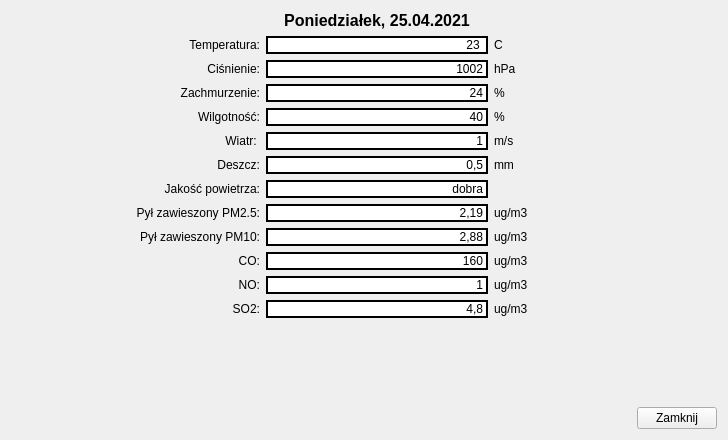
<?xml version="1.0" encoding="UTF-8"?>
<ui version="4.0">
 <class>InfoWindow</class>
 <widget class="QWidget" name="InfoWindow">
  <property name="enabled">
   <bool>true</bool>
  </property>
  <property name="geometry">
   <rect>
    <x>0</x>
    <y>0</y>
    <width>728</width>
    <height>440</height>
   </rect>
  </property>
  <property name="windowTitle">
   <string>Form</string>
  </property>
  <property name="autoFillBackground">
   <bool>false</bool>
  </property>
  <layout class="QHBoxLayout" name="horizontalLayout_2">
   <item>
    <layout class="QVBoxLayout" name="verticalLayout_3">
     <item>
      <widget class="QLabel" name="_pLabel_Map">
       <property name="text">
        <string/>
       </property>
       <property name="pixmap">
        <pixmap resource="../res/app-images.qrc">:/maps/img/mapa.png</pixmap>
       </property>
      </widget>
     </item>
     <item>
      <spacer name="verticalSpacer_2">
       <property name="orientation">
        <enum>Qt::Vertical</enum>
       </property>
       <property name="sizeHint" stdset="0">
        <size>
         <width>20</width>
         <height>40</height>
        </size>
       </property>
      </spacer>
     </item>
    </layout>
   </item>
   <item>
    <layout class="QVBoxLayout" name="verticalLayout">
     <item>
      <widget class="QLabel" name="_pLabel_Data">
       <property name="font">
        <font>
         <pointsize>12</pointsize>
         <weight>75</weight>
         <bold>true</bold>
        </font>
       </property>
       <property name="text">
        <string>Poniedziałek, 25.04.2021</string>
       </property>
       <property name="alignment">
        <set>Qt::AlignCenter</set>
       </property>
      </widget>
     </item>
     <item>
      <layout class="QGridLayout" name="gridLayout">
       <item row="0" column="0">
        <widget class="QLabel" name="_pLabel_Temp">
         <property name="text">
          <string>Temperatura:</string>
         </property>
         <property name="alignment">
          <set>Qt::AlignRight|Qt::AlignTrailing|Qt::AlignVCenter</set>
         </property>
        </widget>
       </item>
       <item row="0" column="1">
        <widget class="QLabel" name="_pLabel_Temp_2">
         <property name="palette">
          <palette>
           <active>
            <colorrole role="Base">
             <brush brushstyle="SolidPattern">
              <color alpha="255">
               <red>255</red>
               <green>255</green>
               <blue>255</blue>
              </color>
             </brush>
            </colorrole>
            <colorrole role="Window">
             <brush brushstyle="SolidPattern">
              <color alpha="255">
               <red>255</red>
               <green>255</green>
               <blue>255</blue>
              </color>
             </brush>
            </colorrole>
           </active>
           <inactive>
            <colorrole role="Base">
             <brush brushstyle="SolidPattern">
              <color alpha="255">
               <red>255</red>
               <green>255</green>
               <blue>255</blue>
              </color>
             </brush>
            </colorrole>
            <colorrole role="Window">
             <brush brushstyle="SolidPattern">
              <color alpha="255">
               <red>255</red>
               <green>255</green>
               <blue>255</blue>
              </color>
             </brush>
            </colorrole>
           </inactive>
           <disabled>
            <colorrole role="Base">
             <brush brushstyle="SolidPattern">
              <color alpha="255">
               <red>255</red>
               <green>255</green>
               <blue>255</blue>
              </color>
             </brush>
            </colorrole>
            <colorrole role="Window">
             <brush brushstyle="SolidPattern">
              <color alpha="255">
               <red>255</red>
               <green>255</green>
               <blue>255</blue>
              </color>
             </brush>
            </colorrole>
           </disabled>
          </palette>
         </property>
         <property name="autoFillBackground">
          <bool>true</bool>
         </property>
         <property name="frameShape">
          <enum>QFrame::WinPanel</enum>
         </property>
         <property name="text">
          <string>23 </string>
         </property>
         <property name="alignment">
          <set>Qt::AlignRight|Qt::AlignTrailing|Qt::AlignVCenter</set>
         </property>
        </widget>
       </item>
       <item row="0" column="2">
        <widget class="QLabel" name="_pLabel_Temp_3">
         <property name="text">
          <string>C</string>
         </property>
        </widget>
       </item>
       <item row="1" column="0">
        <widget class="QLabel" name="_pLabel_Pressure">
         <property name="text">
          <string>Ciśnienie:</string>
         </property>
         <property name="alignment">
          <set>Qt::AlignRight|Qt::AlignTrailing|Qt::AlignVCenter</set>
         </property>
        </widget>
       </item>
       <item row="1" column="1">
        <widget class="QLabel" name="_pLabel_Pressure_2">
         <property name="palette">
          <palette>
           <active>
            <colorrole role="Base">
             <brush brushstyle="SolidPattern">
              <color alpha="255">
               <red>255</red>
               <green>255</green>
               <blue>255</blue>
              </color>
             </brush>
            </colorrole>
            <colorrole role="Window">
             <brush brushstyle="SolidPattern">
              <color alpha="255">
               <red>255</red>
               <green>255</green>
               <blue>255</blue>
              </color>
             </brush>
            </colorrole>
           </active>
           <inactive>
            <colorrole role="Base">
             <brush brushstyle="SolidPattern">
              <color alpha="255">
               <red>255</red>
               <green>255</green>
               <blue>255</blue>
              </color>
             </brush>
            </colorrole>
            <colorrole role="Window">
             <brush brushstyle="SolidPattern">
              <color alpha="255">
               <red>255</red>
               <green>255</green>
               <blue>255</blue>
              </color>
             </brush>
            </colorrole>
           </inactive>
           <disabled>
            <colorrole role="Base">
             <brush brushstyle="SolidPattern">
              <color alpha="255">
               <red>255</red>
               <green>255</green>
               <blue>255</blue>
              </color>
             </brush>
            </colorrole>
            <colorrole role="Window">
             <brush brushstyle="SolidPattern">
              <color alpha="255">
               <red>255</red>
               <green>255</green>
               <blue>255</blue>
              </color>
             </brush>
            </colorrole>
           </disabled>
          </palette>
         </property>
         <property name="autoFillBackground">
          <bool>true</bool>
         </property>
         <property name="frameShape">
          <enum>QFrame::WinPanel</enum>
         </property>
         <property name="text">
          <string>1002</string>
         </property>
         <property name="alignment">
          <set>Qt::AlignRight|Qt::AlignTrailing|Qt::AlignVCenter</set>
         </property>
        </widget>
       </item>
       <item row="1" column="2">
        <widget class="QLabel" name="_pLabel_Pressure_3">
         <property name="text">
          <string>hPa</string>
         </property>
        </widget>
       </item>
       <item row="2" column="0">
        <widget class="QLabel" name="_pLabel_Clouds">
         <property name="text">
          <string>Zachmurzenie:</string>
         </property>
         <property name="alignment">
          <set>Qt::AlignRight|Qt::AlignTrailing|Qt::AlignVCenter</set>
         </property>
        </widget>
       </item>
       <item row="2" column="1">
        <widget class="QLabel" name="_pLabel_Clouds_2">
         <property name="palette">
          <palette>
           <active>
            <colorrole role="Base">
             <brush brushstyle="SolidPattern">
              <color alpha="255">
               <red>255</red>
               <green>255</green>
               <blue>255</blue>
              </color>
             </brush>
            </colorrole>
            <colorrole role="Window">
             <brush brushstyle="SolidPattern">
              <color alpha="255">
               <red>255</red>
               <green>255</green>
               <blue>255</blue>
              </color>
             </brush>
            </colorrole>
           </active>
           <inactive>
            <colorrole role="Base">
             <brush brushstyle="SolidPattern">
              <color alpha="255">
               <red>255</red>
               <green>255</green>
               <blue>255</blue>
              </color>
             </brush>
            </colorrole>
            <colorrole role="Window">
             <brush brushstyle="SolidPattern">
              <color alpha="255">
               <red>255</red>
               <green>255</green>
               <blue>255</blue>
              </color>
             </brush>
            </colorrole>
           </inactive>
           <disabled>
            <colorrole role="Base">
             <brush brushstyle="SolidPattern">
              <color alpha="255">
               <red>255</red>
               <green>255</green>
               <blue>255</blue>
              </color>
             </brush>
            </colorrole>
            <colorrole role="Window">
             <brush brushstyle="SolidPattern">
              <color alpha="255">
               <red>255</red>
               <green>255</green>
               <blue>255</blue>
              </color>
             </brush>
            </colorrole>
           </disabled>
          </palette>
         </property>
         <property name="autoFillBackground">
          <bool>true</bool>
         </property>
         <property name="frameShape">
          <enum>QFrame::WinPanel</enum>
         </property>
         <property name="text">
          <string>24</string>
         </property>
         <property name="alignment">
          <set>Qt::AlignRight|Qt::AlignTrailing|Qt::AlignVCenter</set>
         </property>
        </widget>
       </item>
       <item row="2" column="2">
        <widget class="QLabel" name="_pLabel_Clouds_3">
         <property name="text">
          <string>%</string>
         </property>
        </widget>
       </item>
       <item row="3" column="0">
        <widget class="QLabel" name="_pLabel_Humidity">
         <property name="text">
          <string>Wilgotność:</string>
         </property>
         <property name="alignment">
          <set>Qt::AlignRight|Qt::AlignTrailing|Qt::AlignVCenter</set>
         </property>
        </widget>
       </item>
       <item row="3" column="1">
        <widget class="QLabel" name="_pLabel_Humidity_2">
         <property name="palette">
          <palette>
           <active>
            <colorrole role="Base">
             <brush brushstyle="SolidPattern">
              <color alpha="255">
               <red>255</red>
               <green>255</green>
               <blue>255</blue>
              </color>
             </brush>
            </colorrole>
            <colorrole role="Window">
             <brush brushstyle="SolidPattern">
              <color alpha="255">
               <red>255</red>
               <green>255</green>
               <blue>255</blue>
              </color>
             </brush>
            </colorrole>
           </active>
           <inactive>
            <colorrole role="Base">
             <brush brushstyle="SolidPattern">
              <color alpha="255">
               <red>255</red>
               <green>255</green>
               <blue>255</blue>
              </color>
             </brush>
            </colorrole>
            <colorrole role="Window">
             <brush brushstyle="SolidPattern">
              <color alpha="255">
               <red>255</red>
               <green>255</green>
               <blue>255</blue>
              </color>
             </brush>
            </colorrole>
           </inactive>
           <disabled>
            <colorrole role="Base">
             <brush brushstyle="SolidPattern">
              <color alpha="255">
               <red>255</red>
               <green>255</green>
               <blue>255</blue>
              </color>
             </brush>
            </colorrole>
            <colorrole role="Window">
             <brush brushstyle="SolidPattern">
              <color alpha="255">
               <red>255</red>
               <green>255</green>
               <blue>255</blue>
              </color>
             </brush>
            </colorrole>
           </disabled>
          </palette>
         </property>
         <property name="autoFillBackground">
          <bool>true</bool>
         </property>
         <property name="frameShape">
          <enum>QFrame::WinPanel</enum>
         </property>
         <property name="text">
          <string>40</string>
         </property>
         <property name="alignment">
          <set>Qt::AlignRight|Qt::AlignTrailing|Qt::AlignVCenter</set>
         </property>
        </widget>
       </item>
       <item row="3" column="2">
        <widget class="QLabel" name="_pLabel_Humidity_3">
         <property name="text">
          <string>%</string>
         </property>
        </widget>
       </item>
       <item row="4" column="0">
        <widget class="QLabel" name="_pLabel_Wind">
         <property name="text">
          <string>Wiatr: </string>
         </property>
         <property name="alignment">
          <set>Qt::AlignRight|Qt::AlignTrailing|Qt::AlignVCenter</set>
         </property>
        </widget>
       </item>
       <item row="4" column="1">
        <widget class="QLabel" name="_pLabel_Wind_2">
         <property name="palette">
          <palette>
           <active>
            <colorrole role="Base">
             <brush brushstyle="SolidPattern">
              <color alpha="255">
               <red>255</red>
               <green>255</green>
               <blue>255</blue>
              </color>
             </brush>
            </colorrole>
            <colorrole role="Window">
             <brush brushstyle="SolidPattern">
              <color alpha="255">
               <red>255</red>
               <green>255</green>
               <blue>255</blue>
              </color>
             </brush>
            </colorrole>
           </active>
           <inactive>
            <colorrole role="Base">
             <brush brushstyle="SolidPattern">
              <color alpha="255">
               <red>255</red>
               <green>255</green>
               <blue>255</blue>
              </color>
             </brush>
            </colorrole>
            <colorrole role="Window">
             <brush brushstyle="SolidPattern">
              <color alpha="255">
               <red>255</red>
               <green>255</green>
               <blue>255</blue>
              </color>
             </brush>
            </colorrole>
           </inactive>
           <disabled>
            <colorrole role="Base">
             <brush brushstyle="SolidPattern">
              <color alpha="255">
               <red>255</red>
               <green>255</green>
               <blue>255</blue>
              </color>
             </brush>
            </colorrole>
            <colorrole role="Window">
             <brush brushstyle="SolidPattern">
              <color alpha="255">
               <red>255</red>
               <green>255</green>
               <blue>255</blue>
              </color>
             </brush>
            </colorrole>
           </disabled>
          </palette>
         </property>
         <property name="autoFillBackground">
          <bool>true</bool>
         </property>
         <property name="frameShape">
          <enum>QFrame::WinPanel</enum>
         </property>
         <property name="text">
          <string>1</string>
         </property>
         <property name="alignment">
          <set>Qt::AlignRight|Qt::AlignTrailing|Qt::AlignVCenter</set>
         </property>
        </widget>
       </item>
       <item row="4" column="2">
        <widget class="QLabel" name="_pLabel_Wind_3">
         <property name="text">
          <string>m/s</string>
         </property>
        </widget>
       </item>
       <item row="5" column="0">
        <widget class="QLabel" name="_pLabel_Rain">
         <property name="text">
          <string>Deszcz:</string>
         </property>
         <property name="alignment">
          <set>Qt::AlignRight|Qt::AlignTrailing|Qt::AlignVCenter</set>
         </property>
        </widget>
       </item>
       <item row="5" column="1">
        <widget class="QLabel" name="_pLabel_Rain_2">
         <property name="palette">
          <palette>
           <active>
            <colorrole role="Base">
             <brush brushstyle="SolidPattern">
              <color alpha="255">
               <red>255</red>
               <green>255</green>
               <blue>255</blue>
              </color>
             </brush>
            </colorrole>
            <colorrole role="Window">
             <brush brushstyle="SolidPattern">
              <color alpha="255">
               <red>255</red>
               <green>255</green>
               <blue>255</blue>
              </color>
             </brush>
            </colorrole>
           </active>
           <inactive>
            <colorrole role="Base">
             <brush brushstyle="SolidPattern">
              <color alpha="255">
               <red>255</red>
               <green>255</green>
               <blue>255</blue>
              </color>
             </brush>
            </colorrole>
            <colorrole role="Window">
             <brush brushstyle="SolidPattern">
              <color alpha="255">
               <red>255</red>
               <green>255</green>
               <blue>255</blue>
              </color>
             </brush>
            </colorrole>
           </inactive>
           <disabled>
            <colorrole role="Base">
             <brush brushstyle="SolidPattern">
              <color alpha="255">
               <red>255</red>
               <green>255</green>
               <blue>255</blue>
              </color>
             </brush>
            </colorrole>
            <colorrole role="Window">
             <brush brushstyle="SolidPattern">
              <color alpha="255">
               <red>255</red>
               <green>255</green>
               <blue>255</blue>
              </color>
             </brush>
            </colorrole>
           </disabled>
          </palette>
         </property>
         <property name="autoFillBackground">
          <bool>true</bool>
         </property>
         <property name="frameShape">
          <enum>QFrame::WinPanel</enum>
         </property>
         <property name="text">
          <string>0,5</string>
         </property>
         <property name="alignment">
          <set>Qt::AlignRight|Qt::AlignTrailing|Qt::AlignVCenter</set>
         </property>
        </widget>
       </item>
       <item row="5" column="2">
        <widget class="QLabel" name="_pLabel_Rain_3">
         <property name="text">
          <string>mm</string>
         </property>
        </widget>
       </item>
       <item row="6" column="0">
        <widget class="QLabel" name="_pLabel_AirQuality">
         <property name="text">
          <string>Jakość powietrza:</string>
         </property>
         <property name="alignment">
          <set>Qt::AlignRight|Qt::AlignTrailing|Qt::AlignVCenter</set>
         </property>
        </widget>
       </item>
       <item row="6" column="1">
        <widget class="QLabel" name="_pLabel_AirQuality_2">
         <property name="palette">
          <palette>
           <active>
            <colorrole role="Base">
             <brush brushstyle="SolidPattern">
              <color alpha="255">
               <red>255</red>
               <green>255</green>
               <blue>255</blue>
              </color>
             </brush>
            </colorrole>
            <colorrole role="Window">
             <brush brushstyle="SolidPattern">
              <color alpha="255">
               <red>255</red>
               <green>255</green>
               <blue>255</blue>
              </color>
             </brush>
            </colorrole>
           </active>
           <inactive>
            <colorrole role="Base">
             <brush brushstyle="SolidPattern">
              <color alpha="255">
               <red>255</red>
               <green>255</green>
               <blue>255</blue>
              </color>
             </brush>
            </colorrole>
            <colorrole role="Window">
             <brush brushstyle="SolidPattern">
              <color alpha="255">
               <red>255</red>
               <green>255</green>
               <blue>255</blue>
              </color>
             </brush>
            </colorrole>
           </inactive>
           <disabled>
            <colorrole role="Base">
             <brush brushstyle="SolidPattern">
              <color alpha="255">
               <red>255</red>
               <green>255</green>
               <blue>255</blue>
              </color>
             </brush>
            </colorrole>
            <colorrole role="Window">
             <brush brushstyle="SolidPattern">
              <color alpha="255">
               <red>255</red>
               <green>255</green>
               <blue>255</blue>
              </color>
             </brush>
            </colorrole>
           </disabled>
          </palette>
         </property>
         <property name="autoFillBackground">
          <bool>true</bool>
         </property>
         <property name="frameShape">
          <enum>QFrame::WinPanel</enum>
         </property>
         <property name="text">
          <string>dobra</string>
         </property>
         <property name="alignment">
          <set>Qt::AlignRight|Qt::AlignTrailing|Qt::AlignVCenter</set>
         </property>
        </widget>
       </item>
       <item row="7" column="0">
        <widget class="QLabel" name="_pLabel_PM25">
         <property name="text">
          <string>Pył zawieszony PM2.5:</string>
         </property>
         <property name="alignment">
          <set>Qt::AlignRight|Qt::AlignTrailing|Qt::AlignVCenter</set>
         </property>
        </widget>
       </item>
       <item row="7" column="1">
        <widget class="QLabel" name="_pLabel_PM25_2">
         <property name="palette">
          <palette>
           <active>
            <colorrole role="Base">
             <brush brushstyle="SolidPattern">
              <color alpha="255">
               <red>255</red>
               <green>255</green>
               <blue>255</blue>
              </color>
             </brush>
            </colorrole>
            <colorrole role="Window">
             <brush brushstyle="SolidPattern">
              <color alpha="255">
               <red>255</red>
               <green>255</green>
               <blue>255</blue>
              </color>
             </brush>
            </colorrole>
           </active>
           <inactive>
            <colorrole role="Base">
             <brush brushstyle="SolidPattern">
              <color alpha="255">
               <red>255</red>
               <green>255</green>
               <blue>255</blue>
              </color>
             </brush>
            </colorrole>
            <colorrole role="Window">
             <brush brushstyle="SolidPattern">
              <color alpha="255">
               <red>255</red>
               <green>255</green>
               <blue>255</blue>
              </color>
             </brush>
            </colorrole>
           </inactive>
           <disabled>
            <colorrole role="Base">
             <brush brushstyle="SolidPattern">
              <color alpha="255">
               <red>255</red>
               <green>255</green>
               <blue>255</blue>
              </color>
             </brush>
            </colorrole>
            <colorrole role="Window">
             <brush brushstyle="SolidPattern">
              <color alpha="255">
               <red>255</red>
               <green>255</green>
               <blue>255</blue>
              </color>
             </brush>
            </colorrole>
           </disabled>
          </palette>
         </property>
         <property name="autoFillBackground">
          <bool>true</bool>
         </property>
         <property name="frameShape">
          <enum>QFrame::WinPanel</enum>
         </property>
         <property name="text">
          <string>2,19</string>
         </property>
         <property name="alignment">
          <set>Qt::AlignRight|Qt::AlignTrailing|Qt::AlignVCenter</set>
         </property>
        </widget>
       </item>
       <item row="7" column="2">
        <widget class="QLabel" name="_pLabel_PM25_3">
         <property name="text">
          <string>ug/m3</string>
         </property>
        </widget>
       </item>
       <item row="8" column="0">
        <widget class="QLabel" name="_pLabel_PM10">
         <property name="text">
          <string>Pył zawieszony PM10:</string>
         </property>
         <property name="alignment">
          <set>Qt::AlignRight|Qt::AlignTrailing|Qt::AlignVCenter</set>
         </property>
        </widget>
       </item>
       <item row="8" column="1">
        <widget class="QLabel" name="_pLabel_PM10_2">
         <property name="palette">
          <palette>
           <active>
            <colorrole role="Base">
             <brush brushstyle="SolidPattern">
              <color alpha="255">
               <red>255</red>
               <green>255</green>
               <blue>255</blue>
              </color>
             </brush>
            </colorrole>
            <colorrole role="Window">
             <brush brushstyle="SolidPattern">
              <color alpha="255">
               <red>255</red>
               <green>255</green>
               <blue>255</blue>
              </color>
             </brush>
            </colorrole>
           </active>
           <inactive>
            <colorrole role="Base">
             <brush brushstyle="SolidPattern">
              <color alpha="255">
               <red>255</red>
               <green>255</green>
               <blue>255</blue>
              </color>
             </brush>
            </colorrole>
            <colorrole role="Window">
             <brush brushstyle="SolidPattern">
              <color alpha="255">
               <red>255</red>
               <green>255</green>
               <blue>255</blue>
              </color>
             </brush>
            </colorrole>
           </inactive>
           <disabled>
            <colorrole role="Base">
             <brush brushstyle="SolidPattern">
              <color alpha="255">
               <red>255</red>
               <green>255</green>
               <blue>255</blue>
              </color>
             </brush>
            </colorrole>
            <colorrole role="Window">
             <brush brushstyle="SolidPattern">
              <color alpha="255">
               <red>255</red>
               <green>255</green>
               <blue>255</blue>
              </color>
             </brush>
            </colorrole>
           </disabled>
          </palette>
         </property>
         <property name="autoFillBackground">
          <bool>true</bool>
         </property>
         <property name="frameShape">
          <enum>QFrame::WinPanel</enum>
         </property>
         <property name="text">
          <string>2,88</string>
         </property>
         <property name="alignment">
          <set>Qt::AlignRight|Qt::AlignTrailing|Qt::AlignVCenter</set>
         </property>
        </widget>
       </item>
       <item row="8" column="2">
        <widget class="QLabel" name="_pLabel_PM10_3">
         <property name="text">
          <string>ug/m3</string>
         </property>
        </widget>
       </item>
       <item row="9" column="0">
        <widget class="QLabel" name="_pLabel_CO">
         <property name="text">
          <string>CO:</string>
         </property>
         <property name="alignment">
          <set>Qt::AlignRight|Qt::AlignTrailing|Qt::AlignVCenter</set>
         </property>
        </widget>
       </item>
       <item row="9" column="1">
        <widget class="QLabel" name="_pLabel_CO_2">
         <property name="palette">
          <palette>
           <active>
            <colorrole role="Base">
             <brush brushstyle="SolidPattern">
              <color alpha="255">
               <red>255</red>
               <green>255</green>
               <blue>255</blue>
              </color>
             </brush>
            </colorrole>
            <colorrole role="Window">
             <brush brushstyle="SolidPattern">
              <color alpha="255">
               <red>255</red>
               <green>255</green>
               <blue>255</blue>
              </color>
             </brush>
            </colorrole>
           </active>
           <inactive>
            <colorrole role="Base">
             <brush brushstyle="SolidPattern">
              <color alpha="255">
               <red>255</red>
               <green>255</green>
               <blue>255</blue>
              </color>
             </brush>
            </colorrole>
            <colorrole role="Window">
             <brush brushstyle="SolidPattern">
              <color alpha="255">
               <red>255</red>
               <green>255</green>
               <blue>255</blue>
              </color>
             </brush>
            </colorrole>
           </inactive>
           <disabled>
            <colorrole role="Base">
             <brush brushstyle="SolidPattern">
              <color alpha="255">
               <red>255</red>
               <green>255</green>
               <blue>255</blue>
              </color>
             </brush>
            </colorrole>
            <colorrole role="Window">
             <brush brushstyle="SolidPattern">
              <color alpha="255">
               <red>255</red>
               <green>255</green>
               <blue>255</blue>
              </color>
             </brush>
            </colorrole>
           </disabled>
          </palette>
         </property>
         <property name="autoFillBackground">
          <bool>true</bool>
         </property>
         <property name="frameShape">
          <enum>QFrame::WinPanel</enum>
         </property>
         <property name="text">
          <string>160</string>
         </property>
         <property name="alignment">
          <set>Qt::AlignRight|Qt::AlignTrailing|Qt::AlignVCenter</set>
         </property>
        </widget>
       </item>
       <item row="9" column="2">
        <widget class="QLabel" name="_pLabel_CO_3">
         <property name="text">
          <string>ug/m3</string>
         </property>
        </widget>
       </item>
       <item row="10" column="0">
        <widget class="QLabel" name="_pLabel_NO">
         <property name="text">
          <string>NO:</string>
         </property>
         <property name="alignment">
          <set>Qt::AlignRight|Qt::AlignTrailing|Qt::AlignVCenter</set>
         </property>
        </widget>
       </item>
       <item row="10" column="1">
        <widget class="QLabel" name="_pLabel_NO_2">
         <property name="palette">
          <palette>
           <active>
            <colorrole role="Base">
             <brush brushstyle="SolidPattern">
              <color alpha="255">
               <red>255</red>
               <green>255</green>
               <blue>255</blue>
              </color>
             </brush>
            </colorrole>
            <colorrole role="Window">
             <brush brushstyle="SolidPattern">
              <color alpha="255">
               <red>255</red>
               <green>255</green>
               <blue>255</blue>
              </color>
             </brush>
            </colorrole>
           </active>
           <inactive>
            <colorrole role="Base">
             <brush brushstyle="SolidPattern">
              <color alpha="255">
               <red>255</red>
               <green>255</green>
               <blue>255</blue>
              </color>
             </brush>
            </colorrole>
            <colorrole role="Window">
             <brush brushstyle="SolidPattern">
              <color alpha="255">
               <red>255</red>
               <green>255</green>
               <blue>255</blue>
              </color>
             </brush>
            </colorrole>
           </inactive>
           <disabled>
            <colorrole role="Base">
             <brush brushstyle="SolidPattern">
              <color alpha="255">
               <red>255</red>
               <green>255</green>
               <blue>255</blue>
              </color>
             </brush>
            </colorrole>
            <colorrole role="Window">
             <brush brushstyle="SolidPattern">
              <color alpha="255">
               <red>255</red>
               <green>255</green>
               <blue>255</blue>
              </color>
             </brush>
            </colorrole>
           </disabled>
          </palette>
         </property>
         <property name="autoFillBackground">
          <bool>true</bool>
         </property>
         <property name="frameShape">
          <enum>QFrame::WinPanel</enum>
         </property>
         <property name="text">
          <string>1</string>
         </property>
         <property name="alignment">
          <set>Qt::AlignRight|Qt::AlignTrailing|Qt::AlignVCenter</set>
         </property>
        </widget>
       </item>
       <item row="10" column="2">
        <widget class="QLabel" name="_pLabel_NO_3">
         <property name="text">
          <string>ug/m3</string>
         </property>
        </widget>
       </item>
       <item row="11" column="0">
        <widget class="QLabel" name="_pLabel_SO2">
         <property name="text">
          <string>SO2:</string>
         </property>
         <property name="alignment">
          <set>Qt::AlignRight|Qt::AlignTrailing|Qt::AlignVCenter</set>
         </property>
        </widget>
       </item>
       <item row="11" column="1">
        <widget class="QLabel" name="_pLabel_SO2_2">
         <property name="palette">
          <palette>
           <active>
            <colorrole role="WindowText">
             <brush brushstyle="SolidPattern">
              <color alpha="255">
               <red>0</red>
               <green>0</green>
               <blue>0</blue>
              </color>
             </brush>
            </colorrole>
            <colorrole role="Button">
             <brush brushstyle="SolidPattern">
              <color alpha="255">
               <red>255</red>
               <green>255</green>
               <blue>255</blue>
              </color>
             </brush>
            </colorrole>
            <colorrole role="Light">
             <brush brushstyle="SolidPattern">
              <color alpha="255">
               <red>255</red>
               <green>255</green>
               <blue>255</blue>
              </color>
             </brush>
            </colorrole>
            <colorrole role="Midlight">
             <brush brushstyle="SolidPattern">
              <color alpha="255">
               <red>255</red>
               <green>255</green>
               <blue>255</blue>
              </color>
             </brush>
            </colorrole>
            <colorrole role="Dark">
             <brush brushstyle="SolidPattern">
              <color alpha="255">
               <red>127</red>
               <green>127</green>
               <blue>127</blue>
              </color>
             </brush>
            </colorrole>
            <colorrole role="Mid">
             <brush brushstyle="SolidPattern">
              <color alpha="255">
               <red>170</red>
               <green>170</green>
               <blue>170</blue>
              </color>
             </brush>
            </colorrole>
            <colorrole role="Text">
             <brush brushstyle="SolidPattern">
              <color alpha="255">
               <red>0</red>
               <green>0</green>
               <blue>0</blue>
              </color>
             </brush>
            </colorrole>
            <colorrole role="BrightText">
             <brush brushstyle="SolidPattern">
              <color alpha="255">
               <red>255</red>
               <green>255</green>
               <blue>255</blue>
              </color>
             </brush>
            </colorrole>
            <colorrole role="ButtonText">
             <brush brushstyle="SolidPattern">
              <color alpha="255">
               <red>0</red>
               <green>0</green>
               <blue>0</blue>
              </color>
             </brush>
            </colorrole>
            <colorrole role="Base">
             <brush brushstyle="SolidPattern">
              <color alpha="255">
               <red>255</red>
               <green>255</green>
               <blue>255</blue>
              </color>
             </brush>
            </colorrole>
            <colorrole role="Window">
             <brush brushstyle="SolidPattern">
              <color alpha="255">
               <red>255</red>
               <green>255</green>
               <blue>255</blue>
              </color>
             </brush>
            </colorrole>
            <colorrole role="Shadow">
             <brush brushstyle="SolidPattern">
              <color alpha="255">
               <red>0</red>
               <green>0</green>
               <blue>0</blue>
              </color>
             </brush>
            </colorrole>
            <colorrole role="AlternateBase">
             <brush brushstyle="SolidPattern">
              <color alpha="255">
               <red>255</red>
               <green>255</green>
               <blue>255</blue>
              </color>
             </brush>
            </colorrole>
            <colorrole role="ToolTipBase">
             <brush brushstyle="SolidPattern">
              <color alpha="255">
               <red>255</red>
               <green>255</green>
               <blue>220</blue>
              </color>
             </brush>
            </colorrole>
            <colorrole role="ToolTipText">
             <brush brushstyle="SolidPattern">
              <color alpha="255">
               <red>0</red>
               <green>0</green>
               <blue>0</blue>
              </color>
             </brush>
            </colorrole>
           </active>
           <inactive>
            <colorrole role="WindowText">
             <brush brushstyle="SolidPattern">
              <color alpha="255">
               <red>0</red>
               <green>0</green>
               <blue>0</blue>
              </color>
             </brush>
            </colorrole>
            <colorrole role="Button">
             <brush brushstyle="SolidPattern">
              <color alpha="255">
               <red>255</red>
               <green>255</green>
               <blue>255</blue>
              </color>
             </brush>
            </colorrole>
            <colorrole role="Light">
             <brush brushstyle="SolidPattern">
              <color alpha="255">
               <red>255</red>
               <green>255</green>
               <blue>255</blue>
              </color>
             </brush>
            </colorrole>
            <colorrole role="Midlight">
             <brush brushstyle="SolidPattern">
              <color alpha="255">
               <red>255</red>
               <green>255</green>
               <blue>255</blue>
              </color>
             </brush>
            </colorrole>
            <colorrole role="Dark">
             <brush brushstyle="SolidPattern">
              <color alpha="255">
               <red>127</red>
               <green>127</green>
               <blue>127</blue>
              </color>
             </brush>
            </colorrole>
            <colorrole role="Mid">
             <brush brushstyle="SolidPattern">
              <color alpha="255">
               <red>170</red>
               <green>170</green>
               <blue>170</blue>
              </color>
             </brush>
            </colorrole>
            <colorrole role="Text">
             <brush brushstyle="SolidPattern">
              <color alpha="255">
               <red>0</red>
               <green>0</green>
               <blue>0</blue>
              </color>
             </brush>
            </colorrole>
            <colorrole role="BrightText">
             <brush brushstyle="SolidPattern">
              <color alpha="255">
               <red>255</red>
               <green>255</green>
               <blue>255</blue>
              </color>
             </brush>
            </colorrole>
            <colorrole role="ButtonText">
             <brush brushstyle="SolidPattern">
              <color alpha="255">
               <red>0</red>
               <green>0</green>
               <blue>0</blue>
              </color>
             </brush>
            </colorrole>
            <colorrole role="Base">
             <brush brushstyle="SolidPattern">
              <color alpha="255">
               <red>255</red>
               <green>255</green>
               <blue>255</blue>
              </color>
             </brush>
            </colorrole>
            <colorrole role="Window">
             <brush brushstyle="SolidPattern">
              <color alpha="255">
               <red>255</red>
               <green>255</green>
               <blue>255</blue>
              </color>
             </brush>
            </colorrole>
            <colorrole role="Shadow">
             <brush brushstyle="SolidPattern">
              <color alpha="255">
               <red>0</red>
               <green>0</green>
               <blue>0</blue>
              </color>
             </brush>
            </colorrole>
            <colorrole role="AlternateBase">
             <brush brushstyle="SolidPattern">
              <color alpha="255">
               <red>255</red>
               <green>255</green>
               <blue>255</blue>
              </color>
             </brush>
            </colorrole>
            <colorrole role="ToolTipBase">
             <brush brushstyle="SolidPattern">
              <color alpha="255">
               <red>255</red>
               <green>255</green>
               <blue>220</blue>
              </color>
             </brush>
            </colorrole>
            <colorrole role="ToolTipText">
             <brush brushstyle="SolidPattern">
              <color alpha="255">
               <red>0</red>
               <green>0</green>
               <blue>0</blue>
              </color>
             </brush>
            </colorrole>
           </inactive>
           <disabled>
            <colorrole role="WindowText">
             <brush brushstyle="SolidPattern">
              <color alpha="255">
               <red>127</red>
               <green>127</green>
               <blue>127</blue>
              </color>
             </brush>
            </colorrole>
            <colorrole role="Button">
             <brush brushstyle="SolidPattern">
              <color alpha="255">
               <red>255</red>
               <green>255</green>
               <blue>255</blue>
              </color>
             </brush>
            </colorrole>
            <colorrole role="Light">
             <brush brushstyle="SolidPattern">
              <color alpha="255">
               <red>255</red>
               <green>255</green>
               <blue>255</blue>
              </color>
             </brush>
            </colorrole>
            <colorrole role="Midlight">
             <brush brushstyle="SolidPattern">
              <color alpha="255">
               <red>255</red>
               <green>255</green>
               <blue>255</blue>
              </color>
             </brush>
            </colorrole>
            <colorrole role="Dark">
             <brush brushstyle="SolidPattern">
              <color alpha="255">
               <red>127</red>
               <green>127</green>
               <blue>127</blue>
              </color>
             </brush>
            </colorrole>
            <colorrole role="Mid">
             <brush brushstyle="SolidPattern">
              <color alpha="255">
               <red>170</red>
               <green>170</green>
               <blue>170</blue>
              </color>
             </brush>
            </colorrole>
            <colorrole role="Text">
             <brush brushstyle="SolidPattern">
              <color alpha="255">
               <red>127</red>
               <green>127</green>
               <blue>127</blue>
              </color>
             </brush>
            </colorrole>
            <colorrole role="BrightText">
             <brush brushstyle="SolidPattern">
              <color alpha="255">
               <red>255</red>
               <green>255</green>
               <blue>255</blue>
              </color>
             </brush>
            </colorrole>
            <colorrole role="ButtonText">
             <brush brushstyle="SolidPattern">
              <color alpha="255">
               <red>127</red>
               <green>127</green>
               <blue>127</blue>
              </color>
             </brush>
            </colorrole>
            <colorrole role="Base">
             <brush brushstyle="SolidPattern">
              <color alpha="255">
               <red>255</red>
               <green>255</green>
               <blue>255</blue>
              </color>
             </brush>
            </colorrole>
            <colorrole role="Window">
             <brush brushstyle="SolidPattern">
              <color alpha="255">
               <red>255</red>
               <green>255</green>
               <blue>255</blue>
              </color>
             </brush>
            </colorrole>
            <colorrole role="Shadow">
             <brush brushstyle="SolidPattern">
              <color alpha="255">
               <red>0</red>
               <green>0</green>
               <blue>0</blue>
              </color>
             </brush>
            </colorrole>
            <colorrole role="AlternateBase">
             <brush brushstyle="SolidPattern">
              <color alpha="255">
               <red>255</red>
               <green>255</green>
               <blue>255</blue>
              </color>
             </brush>
            </colorrole>
            <colorrole role="ToolTipBase">
             <brush brushstyle="SolidPattern">
              <color alpha="255">
               <red>255</red>
               <green>255</green>
               <blue>220</blue>
              </color>
             </brush>
            </colorrole>
            <colorrole role="ToolTipText">
             <brush brushstyle="SolidPattern">
              <color alpha="255">
               <red>0</red>
               <green>0</green>
               <blue>0</blue>
              </color>
             </brush>
            </colorrole>
           </disabled>
          </palette>
         </property>
         <property name="autoFillBackground">
          <bool>true</bool>
         </property>
         <property name="frameShape">
          <enum>QFrame::WinPanel</enum>
         </property>
         <property name="text">
          <string>4,8</string>
         </property>
         <property name="alignment">
          <set>Qt::AlignRight|Qt::AlignTrailing|Qt::AlignVCenter</set>
         </property>
        </widget>
       </item>
       <item row="11" column="2">
        <widget class="QLabel" name="_pLabel_SO2_3">
         <property name="text">
          <string>ug/m3</string>
         </property>
        </widget>
       </item>
      </layout>
     </item>
     <item>
      <spacer name="verticalSpacer">
       <property name="orientation">
        <enum>Qt::Vertical</enum>
       </property>
       <property name="sizeHint" stdset="0">
        <size>
         <width>20</width>
         <height>40</height>
        </size>
       </property>
      </spacer>
     </item>
     <item>
      <layout class="QHBoxLayout" name="horizontalLayout">
       <item>
        <spacer name="horizontalSpacer">
         <property name="orientation">
          <enum>Qt::Horizontal</enum>
         </property>
         <property name="sizeHint" stdset="0">
          <size>
           <width>40</width>
           <height>20</height>
          </size>
         </property>
        </spacer>
       </item>
       <item>
        <widget class="QPushButton" name="_wPrzycisk_Zamknij">
         <property name="text">
          <string>Zamknij</string>
         </property>
        </widget>
       </item>
      </layout>
     </item>
    </layout>
   </item>
  </layout>
 </widget>
 <resources>
  <include location="../res/app-images.qrc"/>
 </resources>
 <connections/>
</ui>
